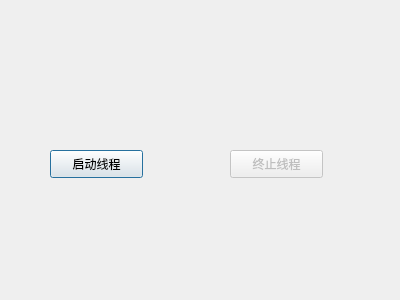
<?xml version="1.0" encoding="UTF-8"?>
<ui version="4.0">
 <class>Dialog</class>
 <widget class="QDialog" name="Dialog">
  <property name="geometry">
   <rect>
    <x>0</x>
    <y>0</y>
    <width>400</width>
    <height>300</height>
   </rect>
  </property>
  <property name="windowTitle">
   <string>Dialog</string>
  </property>
  <widget class="QPushButton" name="startButton">
   <property name="geometry">
    <rect>
     <x>50</x>
     <y>150</y>
     <width>93</width>
     <height>28</height>
    </rect>
   </property>
   <property name="text">
    <string>启动线程</string>
   </property>
  </widget>
  <widget class="QPushButton" name="stopButton">
   <property name="enabled">
    <bool>false</bool>
   </property>
   <property name="geometry">
    <rect>
     <x>230</x>
     <y>150</y>
     <width>93</width>
     <height>28</height>
    </rect>
   </property>
   <property name="text">
    <string>终止线程</string>
   </property>
  </widget>
 </widget>
 <layoutdefault spacing="6" margin="11"/>
 <resources/>
 <connections/>
</ui>
